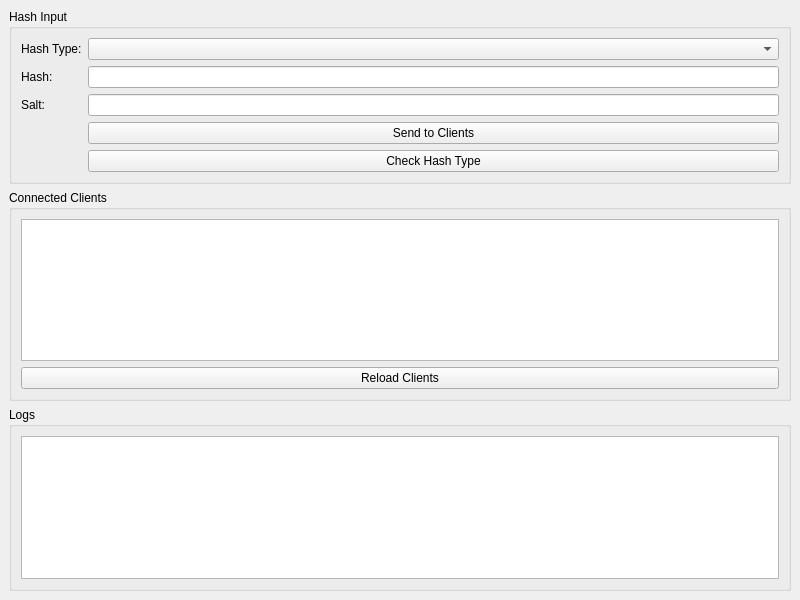
<?xml version="1.0" encoding="UTF-8"?>
<ui version="4.0">
 <class>MainWindow</class>
 <widget class="QMainWindow" name="MainWindow">
  <property name="geometry">
   <rect>
    <x>0</x>
    <y>0</y>
    <width>800</width>
    <height>600</height>
   </rect>
  </property>
  <property name="windowTitle">
   <string>Distributed Hash Cracker - Server</string>
  </property>
  <widget class="QWidget" name="centralwidget">
   <layout class="QVBoxLayout" name="verticalLayout">
    <item>
     <widget class="QGroupBox" name="groupBoxHash">
      <property name="title">
       <string>Hash Input</string>
      </property>
      <layout class="QFormLayout">
       <item row="0" column="0">
        <widget class="QLabel" name="labelHashType">
         <property name="text">
          <string>Hash Type:</string>
         </property>
        </widget>
       </item>
       <item row="0" column="1">
        <widget class="QComboBox" name="comboBoxHashType"/>
       </item>
       <item row="1" column="0">
        <widget class="QLabel" name="labelHash">
         <property name="text">
          <string>Hash:</string>
         </property>
        </widget>
       </item>
       <item row="1" column="1">
        <widget class="QLineEdit" name="lineEditHash"/>
       </item>
       <item row="2" column="0">
        <widget class="QLabel" name="labelSalt">
         <property name="text">
          <string>Salt:</string>
         </property>
        </widget>
       </item>
       <item row="2" column="1">
        <widget class="QLineEdit" name="lineEditSalt"/>
       </item>
       <item row="3" column="1">
        <widget class="QPushButton" name="buttonSendHash">
         <property name="text">
          <string>Send to Clients</string>
         </property>
        </widget>
       </item>
       <item row="4" column="1">
        <widget class="QPushButton" name="buttonCheckHashType">
         <property name="text">
          <string>Check Hash Type</string>
         </property>
        </widget>
       </item>
      </layout>
     </widget>
    </item>
    <item>
     <widget class="QGroupBox" name="groupBoxClients">
      <property name="title">
       <string>Connected Clients</string>
      </property>
      <layout class="QVBoxLayout">
       <item>
        <widget class="QListWidget" name="listWidgetClients"/>
       </item>
       <item>
        <widget class="QPushButton" name="buttonReload">
         <property name="text">
          <string>Reload Clients</string>
         </property>
        </widget>
       </item>
      </layout>
     </widget>
    </item>
    <item>
     <widget class="QGroupBox" name="groupBoxLogs">
      <property name="title">
       <string>Logs</string>
      </property>
      <layout class="QVBoxLayout">
       <item>
        <widget class="QTextEdit" name="textEditLogs">
         <property name="readOnly">
          <bool>true</bool>
         </property>
        </widget>
       </item>
      </layout>
     </widget>
    </item>
   </layout>
  </widget>
 </widget>
 <resources/>
 <connections/>
</ui>
